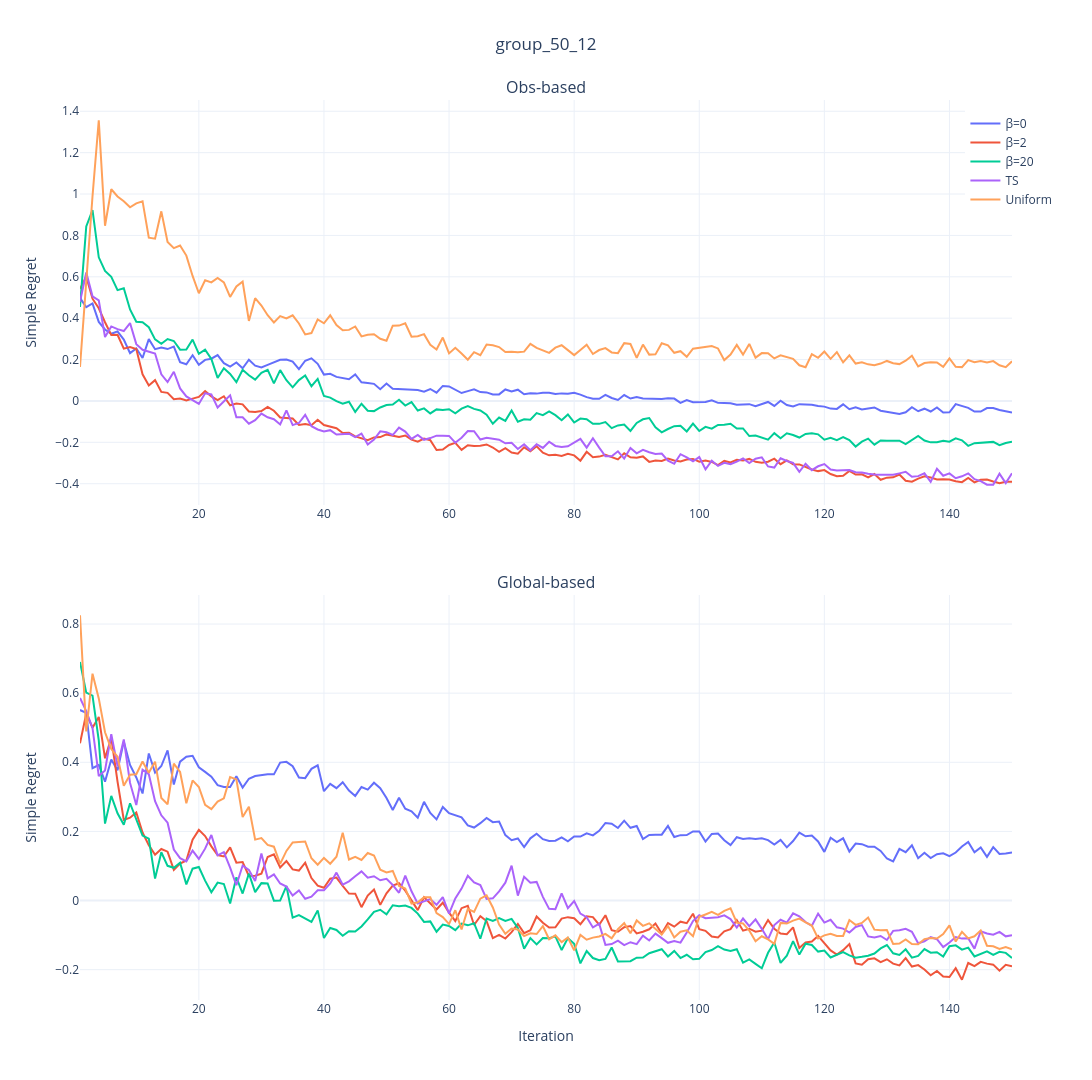

Notebook code cell kept with this figure:
### Code cell
import pandas as pd
import plotly.graph_objects as go
import plotly.express as px
from plotly.subplots import make_subplots
import os
import plotly.io as pio
data = "group"
if data=="data1":
    text = "group"
else:
    text = "group"
# ---------- 配置 ----------
data_folder = os.path.join('Data', data) # 根据你的data变量自动设置

# 新旧算法文件列表（假设curve_names相同）
old_files = ['50_12_0_pre.csv', '50_12_2_pre.csv', '50_12_20_pre.csv', '50_12_TS_pre.csv', '50_12_Uni_pre.csv']
new_files = ['50_12_0_post.csv', '50_12_2_post.csv', '50_12_20_post.csv', '50_12_TS_post.csv', '50_12_Uni_post.csv']
curve_names = [ 'β=0', 'β=2', 'β=20', 'TS', 'Uniform']  # 共用名称
colors = px.colors.qualitative.Plotly[:len(old_files)]  # 统一颜色

# ---------- 数据加载函数 ----------
def load_data(files):
    df_all = pd.DataFrame()
    for file, name in zip(files, curve_names):
        df = pd.read_csv(os.path.join(data_folder, file), index_col='Repetition')
        mean = df.mean(axis=0)
        temp_df = pd.DataFrame({
            'Iter': range(1, 151),
            'Value': mean.values,
            'Condition': name
        })
        df_all = pd.concat([df_all, temp_df])
    return df_all

# 加载新旧算法数据
old_data = load_data(old_files)
new_data = load_data(new_files)

# ---------- 绘图 ----------
fig = make_subplots(
    rows=2, cols=1,
    subplot_titles=("Obs-based", "Global-based"),
    vertical_spacing=0.1
)

# 绘制原始算法（第一子图）
for i, name in enumerate(curve_names):
    df = old_data[old_data['Condition'] == name]
    fig.add_trace(
        go.Scatter(
            x=df['Iter'], y=df['Value'],
            name=name, line=dict(color=colors[i]),
            showlegend=True,
            hovertemplate="Iter: %{x}<br>Value: %{y:.4f}<br>Condition: %{meta[0]}<extra></extra>",
            meta=[name]
        ),
        row=1, col=1
    )

# 绘制新算法（第二子图）
for i, name in enumerate(curve_names):
    df = new_data[new_data['Condition'] == name]
    fig.add_trace(
        go.Scatter(
            x=df['Iter'], y=df['Value'],
            name=name, line=dict(color=colors[i]),
            showlegend=False,  # 避免图例重复
            hovertemplate="Iter: %{x}<br>Value: %{y:.4f}<br>Condition: %{meta[0]}<extra></extra>",
            meta=[name]
        ),
        row=2, col=1
    )

# ---------- 更新布局 ----------
fig.update_layout(
    title_text=f"{text}_50_12",
    title_x=0.5,
    height=1080,                    
    width=1920, 
    template='plotly_white',
    legend=dict(yanchor="top", y=0.99, xanchor="left", x=0.95)
)

# 统一Y轴标签
fig.update_yaxes(title_text="Simple Regret", row=1, col=1)
fig.update_yaxes(title_text="Simple Regret", row=2, col=1)
fig.update_xaxes(title_text="Iteration", row=2, col=1)

fig.show()
pio.write_html(fig, '50_12_simple.html')

### Figure 1 — Plotly figure (JSON) as saved in the notebook; plotly's stock layout.template omitted (floating-point values rounded to 4 significant figures; data arrays with more than 128 entries replaced by an {"elided": "..."} marker saying what was removed)
{"data": [{"hovertemplate": "Iter: %{x}<br>Value: %{y:.4f}<br>Condition: %{meta[0]}<extra></extra>", "line": {"color": "#636EFA"}, "meta": ["β=0"], "name": "β=0", "showlegend": true, "type": "scatter", "x": {"elided": "150 int values"}, "xaxis": "x", "y": {"elided": "150 float values"}, "yaxis": "y"}, {"hovertemplate": "Iter: %{x}<br>Value: %{y:.4f}<br>Condition: %{meta[0]}<extra></extra>", "line": {"color": "#EF553B"}, "meta": ["β=2"], "name": "β=2", "showlegend": true, "type": "scatter", "x": {"elided": "150 int values"}, "xaxis": "x", "y": {"elided": "150 float values"}, "yaxis": "y"}, {"hovertemplate": "Iter: %{x}<br>Value: %{y:.4f}<br>Condition: %{meta[0]}<extra></extra>", "line": {"color": "#00CC96"}, "meta": ["β=20"], "name": "β=20", "showlegend": true, "type": "scatter", "x": {"elided": "150 int values"}, "xaxis": "x", "y": {"elided": "150 float values"}, "yaxis": "y"}, {"hovertemplate": "Iter: %{x}<br>Value: %{y:.4f}<br>Condition: %{meta[0]}<extra></extra>", "line": {"color": "#AB63FA"}, "meta": ["TS"], "name": "TS", "showlegend": true, "type": "scatter", "x": {"elided": "150 int values"}, "xaxis": "x", "y": {"elided": "150 float values"}, "yaxis": "y"}, {"hovertemplate": "Iter: %{x}<br>Value: %{y:.4f}<br>Condition: %{meta[0]}<extra></extra>", "line": {"color": "#FFA15A"}, "meta": ["Uniform"], "name": "Uniform", "showlegend": true, "type": "scatter", "x": {"elided": "150 int values"}, "xaxis": "x", "y": {"elided": "150 float values"}, "yaxis": "y"}, {"hovertemplate": "Iter: %{x}<br>Value: %{y:.4f}<br>Condition: %{meta[0]}<extra></extra>", "line": {"color": "#636EFA"}, "meta": ["β=0"], "name": "β=0", "showlegend": false, "type": "scatter", "x": {"elided": "150 int values"}, "xaxis": "x2", "y": {"elided": "150 float values"}, "yaxis": "y2"}, {"hovertemplate": "Iter: %{x}<br>Value: %{y:.4f}<br>Condition: %{meta[0]}<extra></extra>", "line": {"color": "#EF553B"}, "meta": ["β=2"], "name": "β=2", "showlegend": false, "type": "scatter", "x": {"elided": "150 int values"}, "xaxis": "x2", "y": {"elided": "150 float values"}, "yaxis": "y2"}, {"hovertemplate": "Iter: %{x}<br>Value: %{y:.4f}<br>Condition: %{meta[0]}<extra></extra>", "line": {"color": "#00CC96"}, "meta": ["β=20"], "name": "β=20", "showlegend": false, "type": "scatter", "x": {"elided": "150 int values"}, "xaxis": "x2", "y": {"elided": "150 float values"}, "yaxis": "y2"}, {"hovertemplate": "Iter: %{x}<br>Value: %{y:.4f}<br>Condition: %{meta[0]}<extra></extra>", "line": {"color": "#AB63FA"}, "meta": ["TS"], "name": "TS", "showlegend": false, "type": "scatter", "x": {"elided": "150 int values"}, "xaxis": "x2", "y": {"elided": "150 float values"}, "yaxis": "y2"}, {"hovertemplate": "Iter: %{x}<br>Value: %{y:.4f}<br>Condition: %{meta[0]}<extra></extra>", "line": {"color": "#FFA15A"}, "meta": ["Uniform"], "name": "Uniform", "showlegend": false, "type": "scatter", "x": {"elided": "150 int values"}, "xaxis": "x2", "y": {"elided": "150 float values"}, "yaxis": "y2"}], "layout": {"annotations": [{"font": {"size": 16}, "showarrow": false, "text": "Obs-based", "x": 0.5, "xanchor": "center", "xref": "paper", "y": 1, "yanchor": "bottom", "yref": "paper"}, {"font": {"size": 16}, "showarrow": false, "text": "Global-based", "x": 0.5, "xanchor": "center", "xref": "paper", "y": 0.45, "yanchor": "bottom", "yref": "paper"}], "height": 1080, "legend": {"x": 0.95, "xanchor": "left", "y": 0.99, "yanchor": "top"}, "title": {"text": "group_50_12", "x": 0.5}, "width": 1920, "xaxis": {"anchor": "y", "domain": [0, 1]}, "xaxis2": {"anchor": "y2", "domain": [0, 1], "title": {"text": "Iteration"}}, "yaxis": {"anchor": "x", "domain": [0.55, 1], "title": {"text": "Simple Regret"}}, "yaxis2": {"anchor": "x2", "domain": [0, 0.45], "title": {"text": "Simple Regret"}}}}
